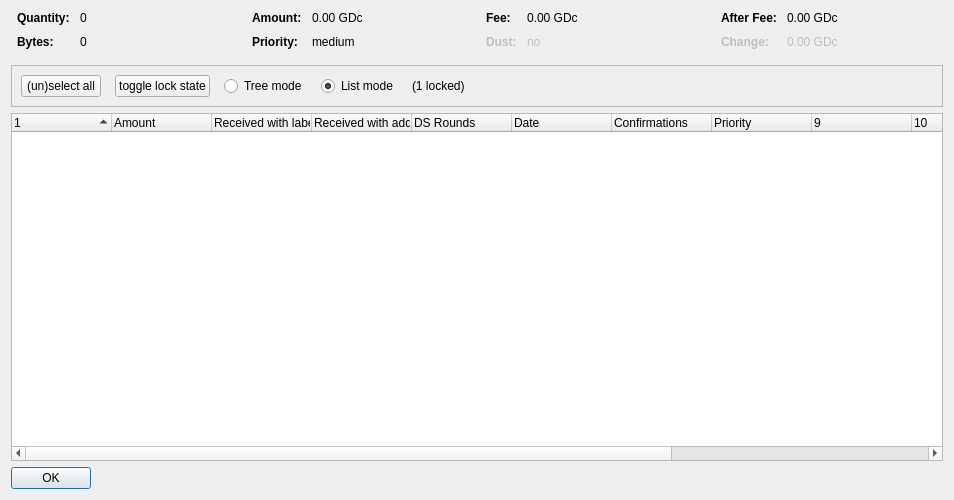
<?xml version="1.0" encoding="UTF-8"?>
<ui version="4.0">
 <class>CoinControlDialog</class>
 <widget class="QDialog" name="CoinControlDialog">
  <property name="geometry">
   <rect>
    <x>0</x>
    <y>0</y>
    <width>954</width>
    <height>500</height>
   </rect>
  </property>
  <property name="windowTitle">
   <string>Coin Selection</string>
  </property>
  <layout class="QVBoxLayout" name="verticalLayout">
   <item>
    <layout class="QHBoxLayout" name="horizontalLayoutTop" stretch="0,0,0,0">
     <property name="topMargin">
      <number>0</number>
     </property>
     <property name="bottomMargin">
      <number>10</number>
     </property>
     <item>
      <layout class="QFormLayout" name="formLayoutCoinControl1">
       <property name="horizontalSpacing">
        <number>10</number>
       </property>
       <property name="verticalSpacing">
        <number>10</number>
       </property>
       <property name="leftMargin">
        <number>6</number>
       </property>
       <property name="rightMargin">
        <number>6</number>
       </property>
       <item row="0" column="0">
        <widget class="QLabel" name="labelCoinControlQuantityText">
         <property name="font">
          <font>
           <weight>75</weight>
           <bold>true</bold>
          </font>
         </property>
         <property name="text">
          <string>Quantity:</string>
         </property>
        </widget>
       </item>
       <item row="0" column="1">
        <widget class="QLabel" name="labelCoinControlQuantity">
         <property name="cursor">
          <cursorShape>IBeamCursor</cursorShape>
         </property>
         <property name="contextMenuPolicy">
          <enum>Qt::ActionsContextMenu</enum>
         </property>
         <property name="text">
          <string notr="true">0</string>
         </property>
         <property name="textInteractionFlags">
          <set>Qt::LinksAccessibleByMouse|Qt::TextSelectableByKeyboard|Qt::TextSelectableByMouse</set>
         </property>
        </widget>
       </item>
       <item row="1" column="0">
        <widget class="QLabel" name="labelCoinControlBytesText">
         <property name="font">
          <font>
           <weight>75</weight>
           <bold>true</bold>
          </font>
         </property>
         <property name="text">
          <string>Bytes:</string>
         </property>
        </widget>
       </item>
       <item row="1" column="1">
        <widget class="QLabel" name="labelCoinControlBytes">
         <property name="cursor">
          <cursorShape>IBeamCursor</cursorShape>
         </property>
         <property name="contextMenuPolicy">
          <enum>Qt::ActionsContextMenu</enum>
         </property>
         <property name="text">
          <string notr="true">0</string>
         </property>
         <property name="textInteractionFlags">
          <set>Qt::LinksAccessibleByMouse|Qt::TextSelectableByKeyboard|Qt::TextSelectableByMouse</set>
         </property>
        </widget>
       </item>
      </layout>
     </item>
     <item>
      <layout class="QFormLayout" name="formLayoutCoinControl2">
       <property name="horizontalSpacing">
        <number>10</number>
       </property>
       <property name="verticalSpacing">
        <number>10</number>
       </property>
       <property name="leftMargin">
        <number>6</number>
       </property>
       <property name="rightMargin">
        <number>6</number>
       </property>
       <item row="0" column="0">
        <widget class="QLabel" name="labelCoinControlAmountText">
         <property name="font">
          <font>
           <weight>75</weight>
           <bold>true</bold>
          </font>
         </property>
         <property name="text">
          <string>Amount:</string>
         </property>
        </widget>
       </item>
       <item row="0" column="1">
        <widget class="QLabel" name="labelCoinControlAmount">
         <property name="cursor">
          <cursorShape>IBeamCursor</cursorShape>
         </property>
         <property name="contextMenuPolicy">
          <enum>Qt::ActionsContextMenu</enum>
         </property>
         <property name="text">
          <string notr="true">0.00 GDc</string>
         </property>
         <property name="textInteractionFlags">
          <set>Qt::LinksAccessibleByMouse|Qt::TextSelectableByKeyboard|Qt::TextSelectableByMouse</set>
         </property>
        </widget>
       </item>
       <item row="1" column="0">
        <widget class="QLabel" name="labelCoinControlPriorityText">
         <property name="font">
          <font>
           <weight>75</weight>
           <bold>true</bold>
          </font>
         </property>
         <property name="text">
          <string>Priority:</string>
         </property>
        </widget>
       </item>
       <item row="1" column="1">
        <widget class="QLabel" name="labelCoinControlPriority">
         <property name="cursor">
          <cursorShape>IBeamCursor</cursorShape>
         </property>
         <property name="contextMenuPolicy">
          <enum>Qt::ActionsContextMenu</enum>
         </property>
         <property name="text">
          <string>medium</string>
         </property>
         <property name="textInteractionFlags">
          <set>Qt::LinksAccessibleByMouse|Qt::TextSelectableByKeyboard|Qt::TextSelectableByMouse</set>
         </property>
        </widget>
       </item>
      </layout>
     </item>
     <item>
      <layout class="QFormLayout" name="formLayoutCoinControl3">
       <property name="horizontalSpacing">
        <number>10</number>
       </property>
       <property name="verticalSpacing">
        <number>10</number>
       </property>
       <property name="leftMargin">
        <number>6</number>
       </property>
       <property name="rightMargin">
        <number>6</number>
       </property>
       <item row="0" column="0">
        <widget class="QLabel" name="labelCoinControlFeeText">
         <property name="font">
          <font>
           <weight>75</weight>
           <bold>true</bold>
          </font>
         </property>
         <property name="text">
          <string>Fee:</string>
         </property>
        </widget>
       </item>
       <item row="0" column="1">
        <widget class="QLabel" name="labelCoinControlFee">
         <property name="cursor">
          <cursorShape>IBeamCursor</cursorShape>
         </property>
         <property name="contextMenuPolicy">
          <enum>Qt::ActionsContextMenu</enum>
         </property>
         <property name="text">
          <string notr="true">0.00 GDc</string>
         </property>
         <property name="textInteractionFlags">
          <set>Qt::LinksAccessibleByMouse|Qt::TextSelectableByKeyboard|Qt::TextSelectableByMouse</set>
         </property>
        </widget>
       </item>
       <item row="1" column="0">
        <widget class="QLabel" name="labelCoinControlLowOutputText">
         <property name="enabled">
          <bool>false</bool>
         </property>
         <property name="font">
          <font>
           <weight>75</weight>
           <bold>true</bold>
          </font>
         </property>
         <property name="text">
          <string>Dust:</string>
         </property>
        </widget>
       </item>
       <item row="1" column="1">
        <widget class="QLabel" name="labelCoinControlLowOutput">
         <property name="enabled">
          <bool>false</bool>
         </property>
         <property name="cursor">
          <cursorShape>IBeamCursor</cursorShape>
         </property>
         <property name="contextMenuPolicy">
          <enum>Qt::ActionsContextMenu</enum>
         </property>
         <property name="text">
          <string>no</string>
         </property>
         <property name="textInteractionFlags">
          <set>Qt::LinksAccessibleByMouse|Qt::TextSelectableByKeyboard|Qt::TextSelectableByMouse</set>
         </property>
        </widget>
       </item>
      </layout>
     </item>
     <item>
      <layout class="QFormLayout" name="formLayoutCoinControl4">
       <property name="horizontalSpacing">
        <number>10</number>
       </property>
       <property name="verticalSpacing">
        <number>10</number>
       </property>
       <property name="leftMargin">
        <number>6</number>
       </property>
       <property name="rightMargin">
        <number>6</number>
       </property>
       <item row="0" column="0">
        <widget class="QLabel" name="labelCoinControlAfterFeeText">
         <property name="font">
          <font>
           <weight>75</weight>
           <bold>true</bold>
          </font>
         </property>
         <property name="text">
          <string>After Fee:</string>
         </property>
        </widget>
       </item>
       <item row="0" column="1">
        <widget class="QLabel" name="labelCoinControlAfterFee">
         <property name="cursor">
          <cursorShape>IBeamCursor</cursorShape>
         </property>
         <property name="contextMenuPolicy">
          <enum>Qt::ActionsContextMenu</enum>
         </property>
         <property name="text">
          <string notr="true">0.00 GDc</string>
         </property>
         <property name="textInteractionFlags">
          <set>Qt::LinksAccessibleByMouse|Qt::TextSelectableByKeyboard|Qt::TextSelectableByMouse</set>
         </property>
        </widget>
       </item>
       <item row="1" column="0">
        <widget class="QLabel" name="labelCoinControlChangeText">
         <property name="enabled">
          <bool>false</bool>
         </property>
         <property name="font">
          <font>
           <weight>75</weight>
           <bold>true</bold>
          </font>
         </property>
         <property name="text">
          <string>Change:</string>
         </property>
        </widget>
       </item>
       <item row="1" column="1">
        <widget class="QLabel" name="labelCoinControlChange">
         <property name="enabled">
          <bool>false</bool>
         </property>
         <property name="cursor">
          <cursorShape>IBeamCursor</cursorShape>
         </property>
         <property name="contextMenuPolicy">
          <enum>Qt::ActionsContextMenu</enum>
         </property>
         <property name="text">
          <string notr="true">0.00 GDc</string>
         </property>
         <property name="textInteractionFlags">
          <set>Qt::LinksAccessibleByMouse|Qt::TextSelectableByKeyboard|Qt::TextSelectableByMouse</set>
         </property>
        </widget>
       </item>
      </layout>
     </item>
    </layout>
   </item>
   <item>
    <widget class="QFrame" name="frame">
     <property name="minimumSize">
      <size>
       <width>0</width>
       <height>40</height>
      </size>
     </property>
     <property name="frameShape">
      <enum>QFrame::StyledPanel</enum>
     </property>
     <property name="frameShadow">
      <enum>QFrame::Sunken</enum>
     </property>
     <layout class="QHBoxLayout" name="horizontalLayout">
      <item>
       <layout class="QHBoxLayout" name="horizontalLayoutPanel" stretch="0,0,0,0,0,0">
        <property name="spacing">
         <number>14</number>
        </property>
        <item>
         <widget class="QPushButton" name="pushButtonSelectAll">
          <property name="sizePolicy">
           <sizepolicy hsizetype="Maximum" vsizetype="Fixed">
            <horstretch>0</horstretch>
            <verstretch>0</verstretch>
           </sizepolicy>
          </property>
          <property name="text">
           <string>(un)select all</string>
          </property>
          <property name="autoDefault">
           <bool>false</bool>
          </property>
         </widget>
        </item>
        <item>
         <widget class="QPushButton" name="pushButtonToggleLock">
          <property name="sizePolicy">
           <sizepolicy hsizetype="Maximum" vsizetype="Fixed">
            <horstretch>0</horstretch>
            <verstretch>0</verstretch>
           </sizepolicy>
          </property>
          <property name="text">
           <string>toggle lock state</string>
          </property>
          <property name="autoDefault">
           <bool>false</bool>
          </property>
         </widget>
        </item>
        <item>
         <widget class="QRadioButton" name="radioTreeMode">
          <property name="sizePolicy">
           <sizepolicy hsizetype="Maximum" vsizetype="Fixed">
            <horstretch>0</horstretch>
            <verstretch>0</verstretch>
           </sizepolicy>
          </property>
          <property name="text">
           <string>Tree mode</string>
          </property>
         </widget>
        </item>
        <item>
         <widget class="QRadioButton" name="radioListMode">
          <property name="sizePolicy">
           <sizepolicy hsizetype="Maximum" vsizetype="Fixed">
            <horstretch>0</horstretch>
            <verstretch>0</verstretch>
           </sizepolicy>
          </property>
          <property name="text">
           <string>List mode</string>
          </property>
          <property name="checked">
           <bool>true</bool>
          </property>
         </widget>
        </item>
        <item>
         <widget class="QLabel" name="labelLocked">
          <property name="text">
           <string>(1 locked)</string>
          </property>
         </widget>
        </item>
        <item>
         <spacer name="horizontalSpacer">
          <property name="orientation">
           <enum>Qt::Horizontal</enum>
          </property>
          <property name="sizeHint" stdset="0">
           <size>
            <width>40</width>
            <height>20</height>
           </size>
          </property>
         </spacer>
        </item>
       </layout>
      </item>
     </layout>
    </widget>
   </item>
   <item>
    <widget class="CoinControlTreeWidget" name="treeWidget">
     <property name="contextMenuPolicy">
      <enum>Qt::CustomContextMenu</enum>
     </property>
     <property name="sortingEnabled">
      <bool>false</bool>
     </property>
     <property name="columnCount">
      <number>13</number>
     </property>
     <attribute name="headerShowSortIndicator" stdset="0">
      <bool>true</bool>
     </attribute>
     <attribute name="headerStretchLastSection">
      <bool>false</bool>
     </attribute>
     <column>
      <property name="text">
       <string/>
      </property>
     </column>
     <column>
      <property name="text">
       <string>Amount</string>
      </property>
     </column>
     <column>
      <property name="text">
       <string>Received with label</string>
      </property>
     </column>
     <column>
      <property name="text">
       <string>Received with address</string>
      </property>
     </column>
     <column>
      <property name="text">
       <string>DS Rounds</string>
      </property>
     </column>
     <column>
      <property name="text">
       <string>Date</string>
      </property>
     </column>
     <column>
      <property name="text">
       <string>Confirmations</string>
      </property>
      <property name="toolTip">
       <string>Confirmed</string>
      </property>
     </column>
     <column>
      <property name="text">
       <string>Priority</string>
      </property>
     </column>
     <column>
      <property name="text">
       <string/>
      </property>
     </column>
     <column>
      <property name="text">
       <string/>
      </property>
     </column>
     <column>
      <property name="text">
       <string/>
      </property>
     </column>
     <column>
      <property name="text">
       <string/>
      </property>
     </column>
     <column>
      <property name="text">
       <string/>
      </property>
     </column>
    </widget>
   </item>
   <item>
    <widget class="QDialogButtonBox" name="buttonBox">
     <property name="sizePolicy">
      <sizepolicy hsizetype="Maximum" vsizetype="Fixed">
       <horstretch>0</horstretch>
       <verstretch>0</verstretch>
      </sizepolicy>
     </property>
     <property name="orientation">
      <enum>Qt::Horizontal</enum>
     </property>
     <property name="standardButtons">
      <set>QDialogButtonBox::Ok</set>
     </property>
    </widget>
   </item>
  </layout>
 </widget>
 <customwidgets>
  <customwidget>
   <class>CoinControlTreeWidget</class>
   <extends>QTreeWidget</extends>
   <header>coincontroltreewidget.h</header>
  </customwidget>
 </customwidgets>
 <resources/>
 <connections/>
</ui>
